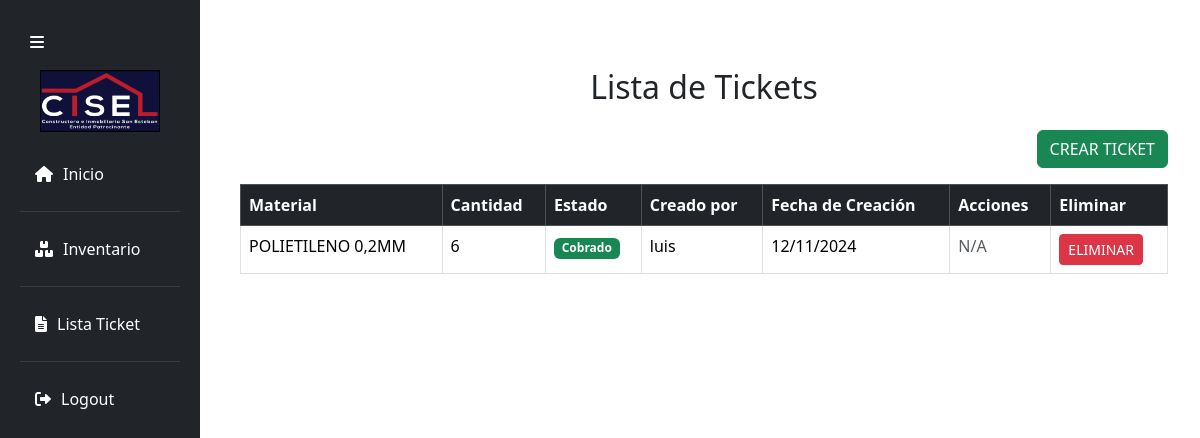
The page /tickets/ (signed in) on the database as committed earlier.
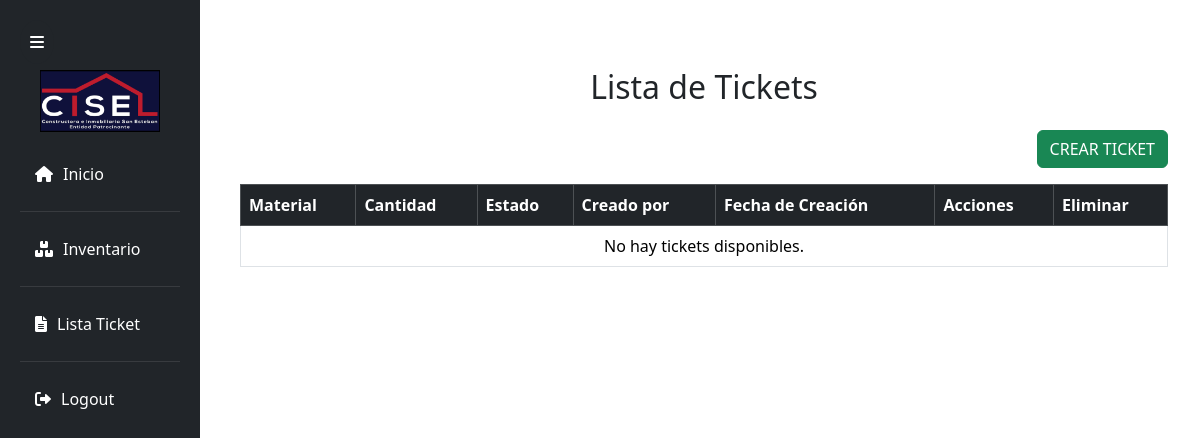
The same page on the database as committed later.
### Polls/models.py (models this page shows, shortened)
class Ticket(models.Model):
    ESTADO_CHOICES = [
        ('pendiente', 'Pendiente'),
        ('cobrado', 'Cobrado'),
    ]
    usuario = models.ForeignKey(CustomUser, on_delete=models.CASCADE)
    material_solicitado = models.ForeignKey(Material, on_delete=models.CASCADE)
    cantidad = models.IntegerField()
    estado = models.CharField(max_length=20, choices=ESTADO_CHOICES, default='pendiente')
    fecha_creacion = models.DateTimeField(auto_now_add=True)

class Material(models.Model):
    nombre = models.CharField(max_length=100)
    descripcion = models.TextField(blank=True, null=True)
    unidad_medida = models.ForeignKey('UnidadMedida', on_delete=models.CASCADE)
    cantidad_disponible = models.IntegerField()
    stock = models.IntegerField()
    activo = models.BooleanField(default=True)  # Campo para eliminación lógica

class CustomUser(AbstractUser):
    roles = models.ManyToManyField(Role,  related_name='users')

### Polls/views.py (the view)
# urls.py: path('tickets/', views.lista_tickets, name='lista_tickets'),
@login_required
@user_passes_test(lambda u: has_any_role(u, [JEFE_OBRA, JEFE_BODEGA, CAPATAZ]), login_url='/access_denied/')
def lista_tickets(request):
    tickets = Ticket.objects.all()
    estado = request.GET.get('estado')
    if estado:
        tickets = tickets.filter(estado=estado)
    return render(request, 'Modulo_usuario/tickets/lista.html', {'tickets': tickets})

### Polls/views.py (called while the page is built)
def has_any_role(user, roles):
    return any(user.roles.filter(id=role).exists() for role in roles)

### Polls/templates/Modulo_usuario/tickets/lista.html (shortened to what this page needs)
{% extends 'Modulo_usuario/base/base.html' %}
{% block content %}
<div class="container my-5">
    <h2 class="text-center mb-4">Lista de Tickets</h2>
    <div class="d-flex justify-content-end mb-3">
        <a href="{% url 'crear_ticket' %}" class="btn btn-success">Crear Ticket</a>
    </div>
    <table class="table table-hover table-bordered">
        <thead class="table-dark">
            <tr>
                <th>Material</th>
                <th>Cantidad</th>
                <th>Estado</th>
                <th>Creado por</th>
                <th>Fecha de Creación</th>
                {% if not is_jefe_obra %}
                    <th>Acciones</th>
                    <th>Eliminar</th>
                {% endif %}
            </tr>
        </thead>
        <tbody>
            {% if tickets %}
                {% for ticket in tickets %}
                <tr id="ticket-{{ ticket.id }}">
                    <td>{{ ticket.material_solicitado.nombre }}</td>
                    <td>{{ ticket.cantidad }}</td>
                    <td class="ticket-estado">
                        {% if ticket.estado == 'pendiente' %}
                            <span class="badge bg-warning text-dark">Pendiente</span>
                        {% else %}
                            <span class="badge bg-success">Cobrado</span>
                        {% endif %}
                    </td>
                    <td>{{ ticket.usuario.username }}</td>
                    <td>{{ ticket.fecha_creacion|date:"d/m/Y" }}</td>
                    {% if not is_jefe_obra%}
                        <td>
                            {% if is_jefe_bodega and ticket.estado == 'pendiente' %}
                                <a href="{% url 'cobrar_ticket' ticket.id %}" class="btn btn-sm btn-primary" onclick="return confirm('¿Estás seguro de cobrar este ticket?');">
                                    Entregar
                                </a>
                            {% else %}
                                <span class="text-muted">N/A</span>
                            {% endif %}
                        </td>
                        <td>
                            {% if is_jefe_bodega %}
                            <form action="{% url 'eliminar_ticket' ticket.id %}" method="POST" style="display:inline;">
                                <button type="submit" class="btn btn-sm btn-danger" onclick="return confirm('¿Estás seguro de eliminar este ticket?');">Eliminar</button>
                            </form>
                            {% endif %}
                        </td>
                    {% endif %}
                </tr>
                {% endfor %}
            {% else %}
                <tr>
                    <td colspan="7" class="text-center">No hay tickets disponibles.</td>
                </tr>
            {% endif %}
        </tbody>
    </table>
</div>
{% endblock %}

Rows that differ between the two databases and show on the page:
removed Ticket: material_solicitado.nombre "POLIETILENO 0,2MM", cantidad "6", estado "Cobrado", usuario.username "luis", fecha_creacion "12/11/2024"
Other text that changed with them:
text now shown: "No hay tickets disponibles."
